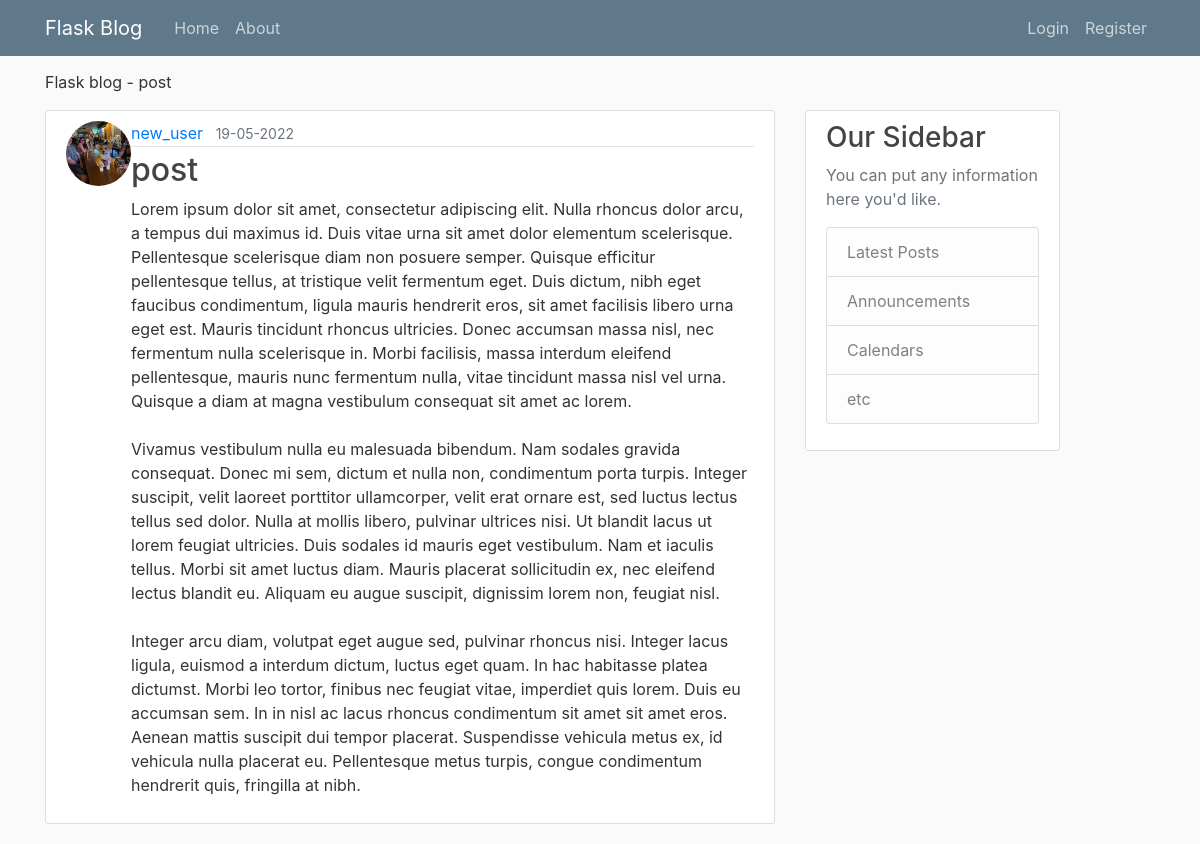
The page /post/5 on the database its author committed.
### main_app/models.py (models this page shows, shortened)
class Post(db.Model):
    id = db.Column(db.Integer, primary_key=True)
    title = db.Column(db.String(100), nullable=False)
    date_posted = db.Column(db.DateTime, nullable=False, default=datetime.utcnow)
    content = db.Column(db.Text, nullable=False)
    user_id = db.Column(db.Integer, db.ForeignKey('user.id'), nullable=False)

class User(db.Model, UserMixin):
    id = db.Column(db.Integer, primary_key=True)
    username = db.Column(db.String(20), unique=True, nullable=False)
    email = db.Column(db.String(120), unique=True, nullable=False)
    image_file = db.Column(db.String(20), nullable=False, default='default.jpg')
    password = db.Column(db.String(60), nullable=False)
    posts = db.relationship('Post', backref='author', lazy=True)

### main_app/routes.py (the view)
@app.route("/post/<int:post_id>")
def post(post_id):
    post = Post.query.get_or_404(post_id)
    return render_template('post.html', title=post.title, post=post)

### main_app/templates/post.html (shortened to what this page needs)
{% extends "layout.html" %}
{% block content %}
    <article class="media content-section">
        <img class="rounded-circle article-img" src="{{ url_for('static', filename='profile_pics/' + post.author.image_file) }}">
        <div class="media-body">
            <div class="article-metadata">
                <a class="mr-2" href="#"> {{ post.author.username }}</a>
                <small class="text-muted">{{ post.date_posted.strftime('%d-%m-%Y') }}</small>
            </div>
            <h2 class="article-title">{{ post.title }}</h2>
            <p class="article-content">{{ post.content }}</p>
        </div>
    </article>
{% endblock content %}

### main_app/templates/layout.html (shortened to what this page needs)
<DOCTYPE html>
<html lang="en">
    <head>
        <link rel="stylesheet" href="https://cdn.jsdelivr.net/npm/bootstrap@4.6.1/dist/css/bootstrap.min.css">
        <link rel="stylesheet" type="text/css" href="{{ url_for('static', filename='main.css') }}">
    </head>
    <body>
        <header class="site-header">
            <nav class="navbar navbar-expand-md navbar-dark bg-steel fixed-top">
              <div class="container">
                <a class="navbar-brand mr-4" href="/">Flask Blog</a>
                <div class="collapse navbar-collapse" id="navbarToggle">
                  <div class="navbar-nav mr-auto">
                    <a class="nav-item nav-link" href="/">Home</a>
                    <a class="nav-item nav-link" href="/about">About</a>
                  </div>
                  <div class="navbar-nav">
                      {% if current_user.is_authenticated %}
                        <a class="nav-item nav-link" href={{ url_for('new_post') }}>New Post</a>
                        <a class="nav-item nav-link" href={{ url_for('account') }}>Account</a>
                        <a class="nav-item nav-link" href={{ url_for('logout') }}>Logout</a>
                      {% else %}
                        <a class="nav-item nav-link" href={{ url_for('login') }}>Login</a>
                        <a class="nav-item nav-link" href={{ url_for('register') }}>Register</a>
                      {% endif %}
                  </div>
                </div>
              </div>
            </nav>
        </header>
        <main role="main" class="container">
            {% if title %}
                <p class="message">Flask blog - {{ title }}</p>
            {% else %}
                <p class="message">Flask blog</p>
            {% endif %}
            <div class="row">
                <div class="col-md-8">
                    {% block content %}{% endblock %}
                </div>
                <div class="col-md-3">
                    <div class="content-section">
                        <h3>Our Sidebar</h3>
                        <p class='text-muted'>You can put any information here you'd like.
                            <ul class="list-group">
                                <li class="list-group-item list-group-item-light">Latest Posts</li>
                                <li class="list-group-item list-group-item-light">Announcements</li>
                                <li class="list-group-item list-group-item-light">Calendars</li>
                                <li class="list-group-item list-group-item-light">etc</li>
                            </ul>
                        </p>
                    </div>
                </div>
            </div>
        </main>
    </body>
</html>

### main_app/static/main.css (style rules this page uses)
body { background: #fafafa; color: #333333; margin-top: Srem; }
h1, h2, h3, h4, h5, h6 { color: #444444; }
.bg-steel { background-color: #5f788a; }
.site-header .navbar-nav .nav-link { color: #cbd5db; }
.content-section { background: #ffffff; padding: 10px 20px; border: 1px solid #dddddd; border-radius: 3px; margin-bottom: 20px; }
.article-title { color: #444444; }
.article-content { white-space: pre-line; }
.article-img { height: 65px; width: 65px; }
.article-metadata { padding-bottom: 1px; margin-bottom: 4px; border-bottom: 1px solid #e3e3e3; }
.message { margin-top: 70px; }

### rows shown on the page
Post: title "post", date_posted "19-05-2022", content "Lorem ipsum dolor sit amet, consectetur adipiscing elit. Nulla rhoncus dolor arcu, a tempus dui maximus id. Duis vitae urna sit amet dolor elementum scelerisque. Pellentesque scelerisque diam non posuere semper. Quisque efficitur pellentesque tellus, at tristique velit fermentum eget. Duis dictum, nibh eget faucibus condimentum, ligula mauris hendrerit eros, sit amet facilisis libero urna eget est. Mauris tincidunt rhoncus ultricies. Donec accumsan massa nisl, nec fermentum nulla scelerisque in. Morbi facilisis, massa interdum eleifend pellentesque, mauris nunc fermentum nulla, vitae tincidunt massa nisl vel urna. Quisque a diam at magna vestibulum consequat sit amet ac lorem. Vivamus…"
User: image_file (picture), author.username "new_user"
